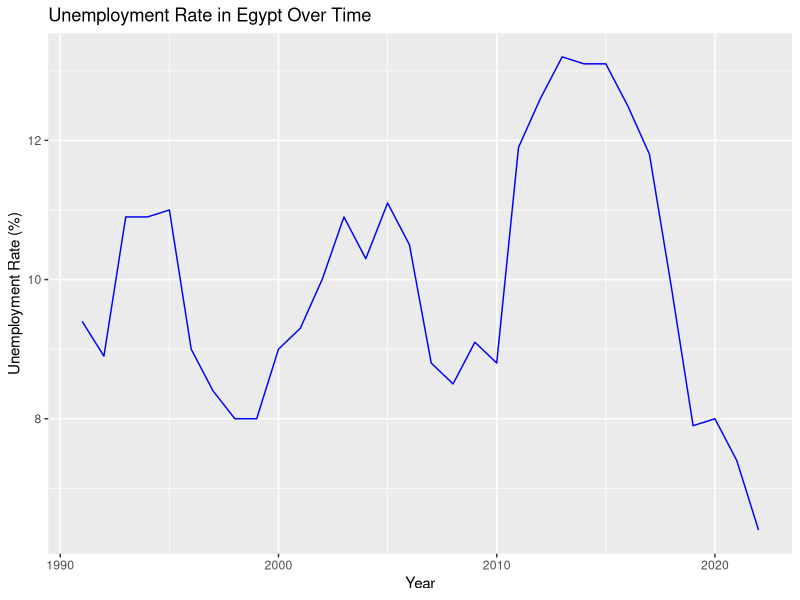
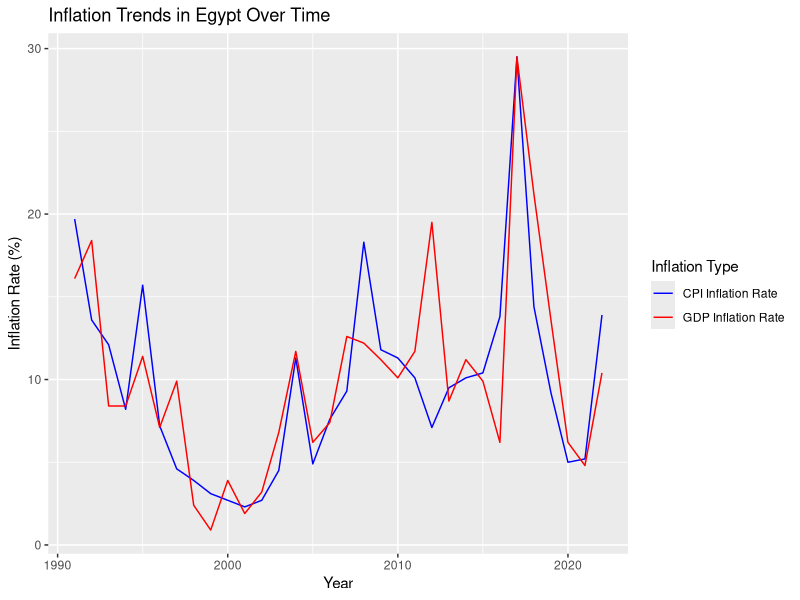
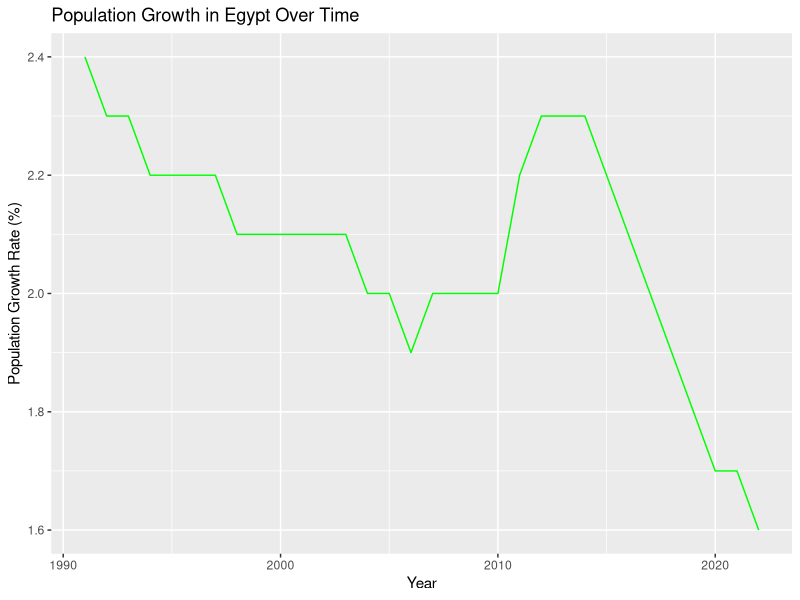
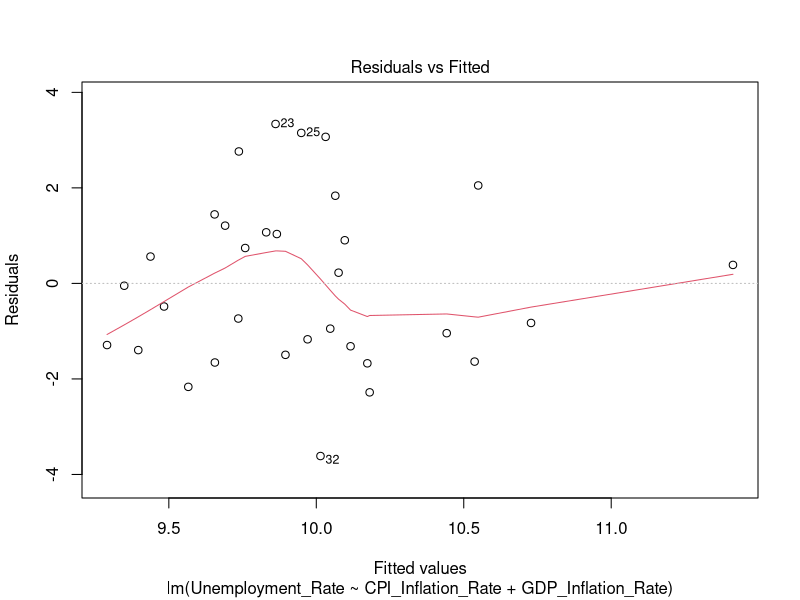
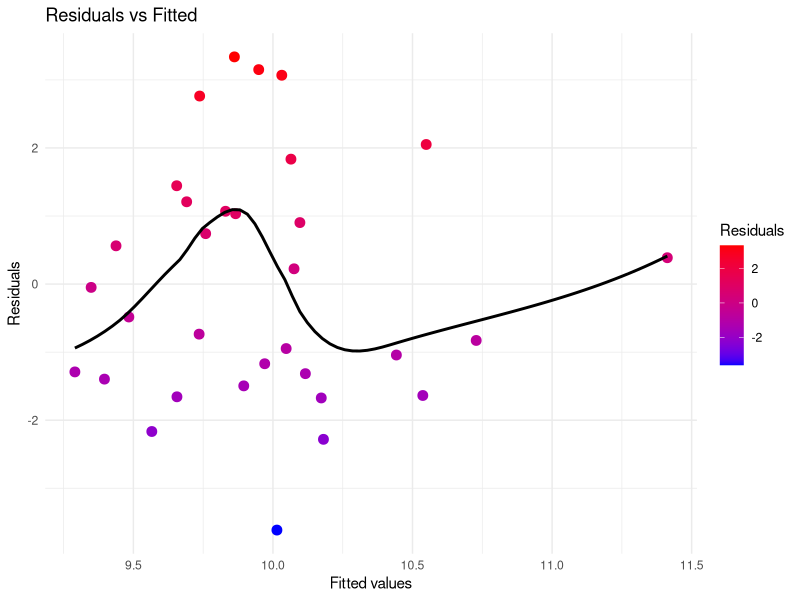

Here is the R script that generated these plots, in order:
#---------------------------------------------------------------------------
# Author: Dalia Elaraby
# Project: Historical Macroeconomic Analysis of Egypt (1991–2022)
# Data Source: World Bank (https://data.worldbank.org/)
# Date: 2024
# Purpose: Data cleaning and preparation, descriptive and econometric analysis, and data visualization using R.
# Description: This script analyzes Egypt’s macroeconomic data to explore relationships among key economic indicators—such as unemployment, inflation, and population growth—using descriptive statistics, regression analysis, and graphical visualization.
#---------------------------------------------------------------------------

# Load libraries
library(tidyverse)
library(readr)
library(ggplot2)
library(knitr)
library(kableExtra)

# Load the dataset
Egypt_Economic_Data <- read_csv("Egypt_Economic_Data_1991-2022.csv")

# Inspect the data
glimpse(Egypt_Economic_Data)
summary(Egypt_Economic_Data)

# Check for missing values
colSums(is.na(Egypt_Economic_Data))
Egypt_Economic_Data$Year <- as.integer(Egypt_Economic_Data$Year)

# Plotting unemployment rate over time
ggplot(Egypt_Economic_Data, aes(x = Year, y = Unemployment_Rate)) +
  geom_line(color = "blue") +
  ggtitle("Unemployment Rate in Egypt Over Time") +
  xlab("Year") +
  ylab("Unemployment Rate (%)")

# Plotting inflation trends (CPI and GDP Deflator)
ggplot(Egypt_Economic_Data, aes(x = Year)) +
  geom_line(aes(y = CPI_Inflation_Rate, color = "CPI Inflation Rate")) +
  geom_line(aes(y = GDP_Inflation_Rate, color = "GDP Inflation Rate")) +
  scale_color_manual(values = c("CPI Inflation Rate" = "blue", "GDP Inflation Rate" = "red")) +
  ggtitle("Inflation Trends in Egypt Over Time") +
  xlab("Year") +
  ylab("Inflation Rate (%)") +
  labs(color = "Inflation Type")

# Plotting population growth over time
ggplot(Egypt_Economic_Data, aes(x = Year, y = Population_Growth_Rate)) +
  geom_line(color = "green") +
  ggtitle("Population Growth in Egypt Over Time") +
  xlab("Year") +
  ylab("Population Growth Rate (%)")

# Correlation matrix
correlation_matrix <- round(cor(Egypt_Economic_Data[,-1]), 2)
correlation_matrix

# Simple linear regression (Unemployment vs. Inflation)
model <- lm(Unemployment_Rate ~ CPI_Inflation_Rate + GDP_Inflation_Rate, data = Egypt_Economic_Data)
summary(model)

print(model)

# Plotting residuals of the linear regression model
plot(model, which = 1)  # Residuals vs Fitted

# A Colorful Residual Plot
residuals_df <- data.frame(
  Fitted_Values = fitted(model),
  Residuals = resid(model)
)
ggplot(residuals_df, aes(x = Fitted_Values, y = Residuals)) +
  geom_point(aes(color = Residuals), size = 3) +
  scale_color_gradient(low = "blue", high = "red") +
  geom_smooth(method = "loess", se = FALSE, color = "black") +
  ggtitle("Residuals vs Fitted") +
  xlab("Fitted values") +
  ylab("Residuals") +
  theme_minimal()
